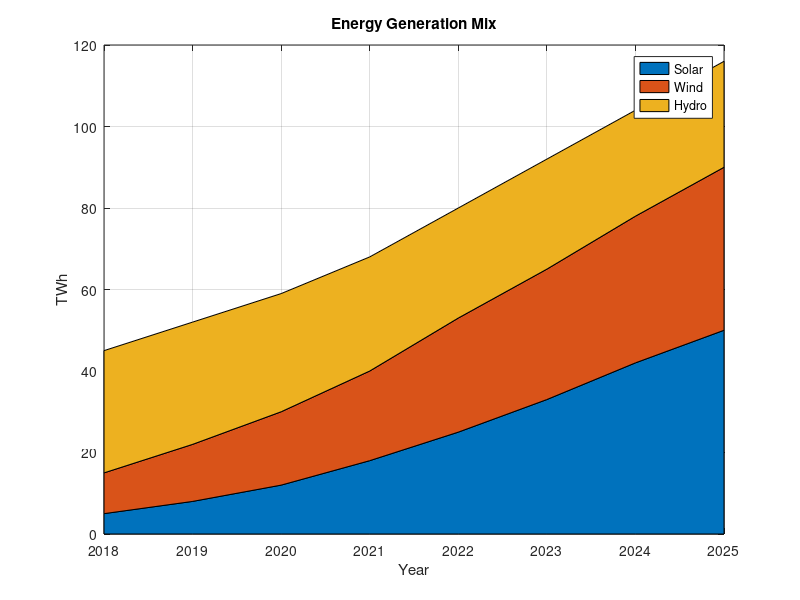

MATLAB code to generate this figure:
years = 2018:2025;
solar   = [5  8  12 18 25 33 42 50];
wind    = [10 14 18 22 28 32 36 40];
hydro   = [30 30 29 28 27 27 26 26];
mix = [solar; wind; hydro]';

area(years, mix);
title('Energy Generation Mix');
xlabel('Year');
ylabel('TWh');
legend('Solar', 'Wind', 'Hydro');
grid on;
